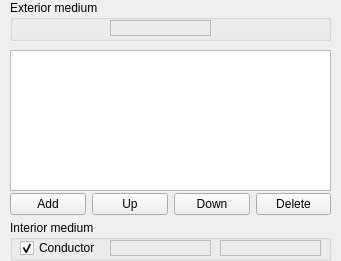
<?xml version="1.0" encoding="UTF-8"?>
<ui version="4.0">
 <class>MultilayerThinFilmWidget</class>
 <widget class="QWidget" name="MultilayerThinFilmWidget">
  <property name="geometry">
   <rect>
    <x>0</x>
    <y>0</y>
    <width>341</width>
    <height>261</height>
   </rect>
  </property>
  <property name="windowTitle">
   <string>Form</string>
  </property>
  <widget class="QListWidget" name="thin_film_layer_list">
   <property name="geometry">
    <rect>
     <x>10</x>
     <y>50</y>
     <width>321</width>
     <height>141</height>
    </rect>
   </property>
   <property name="spacing">
    <number>1</number>
   </property>
  </widget>
  <widget class="QGroupBox" name="exterior_medium_box">
   <property name="geometry">
    <rect>
     <x>10</x>
     <y>0</y>
     <width>321</width>
     <height>41</height>
    </rect>
   </property>
   <property name="title">
    <string>Exterior medium</string>
   </property>
   <widget class="QFrame" name="exterior_refractive_index_frame">
    <property name="geometry">
     <rect>
      <x>100</x>
      <y>20</y>
      <width>101</width>
      <height>16</height>
     </rect>
    </property>
    <property name="frameShape">
     <enum>QFrame::StyledPanel</enum>
    </property>
    <property name="frameShadow">
     <enum>QFrame::Raised</enum>
    </property>
   </widget>
  </widget>
  <widget class="QGroupBox" name="interior_medium_box">
   <property name="geometry">
    <rect>
     <x>10</x>
     <y>220</y>
     <width>321</width>
     <height>41</height>
    </rect>
   </property>
   <property name="title">
    <string>Interior medium</string>
   </property>
   <widget class="QCheckBox" name="interior_conductor_checkbox">
    <property name="geometry">
     <rect>
      <x>10</x>
      <y>20</y>
      <width>81</width>
      <height>16</height>
     </rect>
    </property>
    <property name="text">
     <string>Conductor</string>
    </property>
    <property name="checked">
     <bool>true</bool>
    </property>
   </widget>
   <widget class="QFrame" name="interior_refractive_index_frame">
    <property name="geometry">
     <rect>
      <x>100</x>
      <y>20</y>
      <width>101</width>
      <height>16</height>
     </rect>
    </property>
    <property name="frameShape">
     <enum>QFrame::StyledPanel</enum>
    </property>
    <property name="frameShadow">
     <enum>QFrame::Raised</enum>
    </property>
   </widget>
   <widget class="QFrame" name="interior_extinction_frame">
    <property name="geometry">
     <rect>
      <x>210</x>
      <y>20</y>
      <width>101</width>
      <height>16</height>
     </rect>
    </property>
    <property name="frameShape">
     <enum>QFrame::StyledPanel</enum>
    </property>
    <property name="frameShadow">
     <enum>QFrame::Raised</enum>
    </property>
   </widget>
  </widget>
  <widget class="QWidget" name="horizontalLayoutWidget">
   <property name="geometry">
    <rect>
     <x>10</x>
     <y>190</y>
     <width>321</width>
     <height>28</height>
    </rect>
   </property>
   <layout class="QHBoxLayout" name="layer_button_layout">
    <item>
     <widget class="QPushButton" name="add_button">
      <property name="text">
       <string>Add</string>
      </property>
     </widget>
    </item>
    <item>
     <widget class="QPushButton" name="up_button">
      <property name="text">
       <string>Up</string>
      </property>
     </widget>
    </item>
    <item>
     <widget class="QPushButton" name="down_button">
      <property name="text">
       <string>Down</string>
      </property>
     </widget>
    </item>
    <item>
     <widget class="QPushButton" name="delete_button">
      <property name="text">
       <string>Delete</string>
      </property>
     </widget>
    </item>
   </layout>
  </widget>
 </widget>
 <resources/>
 <connections/>
</ui>
